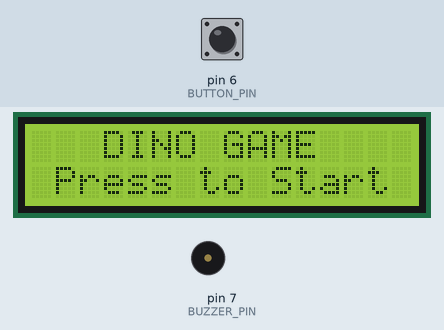
Simulated run of this sketch. Board: Arduino Uno, built with avr-gcc and run on an emulated ATmega328P. Shown: 16×2 character LCD, buzzer (waves = sounding). The inputs (shaded band) are chosen by the test bench; at power-on: pin 6 (BUTTON_PIN) HIGH.

Above: at 1.3 s.
1.4 s: pin 6 (BUTTON_PIN) pulled LOW for 0.15 s
At 2.0 s:
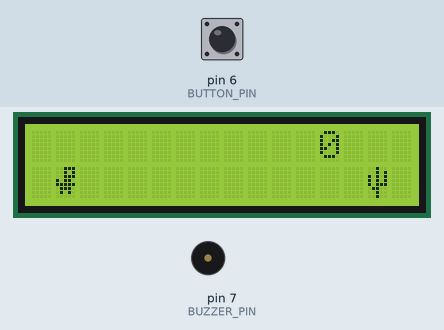
2.1 s: pin 6 (BUTTON_PIN) pulled LOW for 3.2 s
At 5.54 s:
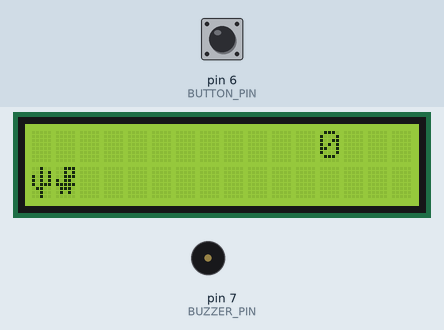
5.9 s: pin 6 (BUTTON_PIN) pulled LOW for 1 s
At 6.28 s:
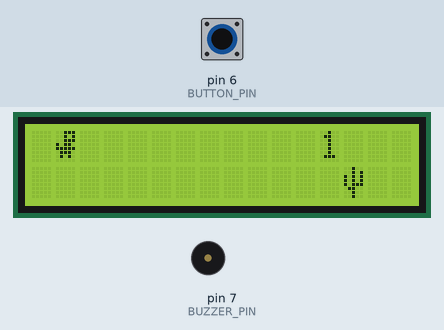
7.5 s: pin 6 (BUTTON_PIN) pulled LOW for 0.15 s
At 7.78 s:
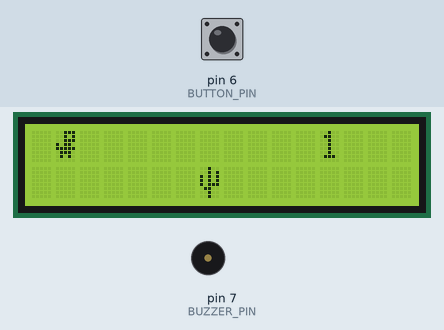
11.2 s: pin 6 (BUTTON_PIN) pulled LOW for 1 s
At 11.37 s:
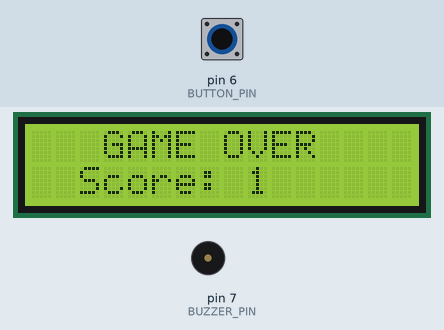
Timing chart, 0 to 13.8 s (numbered marks = the images above; inputs shaded):
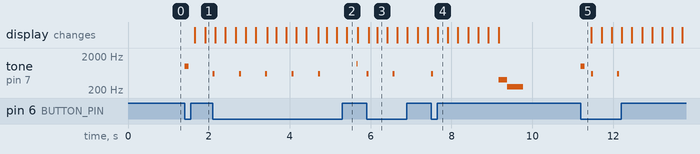

The sketch:

BLKLab_Code_Game_Khung_Long_Chay_Bo_Voi_Arduino.ino
```cpp
#include <Wire.h>
#include <LiquidCrystal_I2C.h>

// Khởi tạo LCD với địa chỉ I2C (thường là 0x27 hoặc 0x3F), kích thước 16 cột, 2 dòng
LiquidCrystal_I2C lcd(0x27, 16, 2);

// Khai báo sơ đồ chân kết nối các linh kiện ngoại vi
const int BUTTON_PIN = 6; // Chân đọc tín hiệu nút nhấn (Sử dụng Pull-up nội bộ)
const int BUZZER_PIN = 7; // Chân phát xung điều khiển còi chíp (Passive Buzzer)

// Các hằng số thiết lập thông số cho trò chơi
const int DINO_COLUMN = 1;             // Cột cố định của nhân vật Khủng long trên LCD
const unsigned long BASE_SPEED = 250;  // Thời gian chờ mặc định giữa các bước dịch vật cản (ms)

// ====================================================================
// ĐỊNH NGHĨA HÌNH ẢNH TỰ CHẾ (CUSTOM CHARACTER)
// ====================================================================
// Thiết lập ma trận 5x8 pixel để tạo hình cho nhân vật trong bộ nhớ CGRAM.
// Mã nhị phân Bxxxxxxx với bit 1 là điểm ảnh sáng, bit 0 là điểm ảnh tối.

// Tạo hình nhân vật Khủng long Dino (Đăng ký vào ô nhớ số 0)
byte dinoChar[8] = {
  B00111,
  B00101,
  B00111,
  B10110,
  B11111,
  B01110,
  B01010,
  B00000
};

// Tạo hình Cây xương rồng làm vật cản (Đăng ký vào ô nhớ số 1)
byte cactusChar[8] = {
  B00100,
  B00101,
  B10101,
  B10101,
  B10111,
  B01100,
  B00100,
  B00100
};

// ====================================================================
// QUẢN LÝ TRẠNG THÁI (STATE MACHINE) & BIẾN TOÀN CỤC
// ====================================================================

// Định nghĩa các trạng thái hoạt động chính của vòng lặp Game
enum GameState { START, PLAYING, GAME_OVER };
GameState currentState = START;

// Nhóm biến quản lý hành động Nhảy bất đồng bộ (Không gây nghẽn mạch)
bool isJumping = false;
unsigned long jumpStartTime = 0;
const unsigned long JUMP_DURATION = 650; // Tổng thời gian nhân vật ở trên không (ms)

// Nhóm biến điều khiển vận hành trò chơi
int cactusPosition = 15;        // Vị trí cột hiện tại của cây xương rồng (từ 15 về 0)
int lastCactusPos = 15;         // Lưu vị trí cột ở chu kỳ trước để thực hiện xóa bóng ma
unsigned long lastMoveTime = 0; // Mốc thời gian cập nhật vị trí xương rồng lần cuối
unsigned long currentSpeed = BASE_SPEED; // Tốc độ di chuyển hiện tại (càng nhỏ càng nhanh)
int score = 0;                  // Biến lưu trữ điểm số người chơi đạt được

// ====================================================================
// CÁC HÀM CHỨC NĂNG CƠ SỞ (DRIVER FUNCTIONS)
// ====================================================================

// Hàm phát âm thanh qua còi chíp với tần số và thời lượng xác định
void playTone(int frequency, int duration) {
  tone(BUZZER_PIN, frequency, duration);
}

void setup() {
  // Cấu hình chân nút nhấn là INPUT_PULLUP để không cần nối thêm điện trở bên ngoài
  pinMode(BUTTON_PIN, INPUT_PULLUP);
  pinMode(BUZZER_PIN, OUTPUT);

  // Khởi tạo màn hình LCD, bật đèn nền (Hàm chuẩn của LiquidCrystal_I2C)
  lcd.init();
  lcd.backlight();

  // Tải dữ liệu hình ảnh tự chế vào bộ nhớ đệm của LCD
  lcd.createChar(0, dinoChar);
  lcd.createChar(1, cactusChar);

  // Hiển thị giao diện chào mừng ban đầu
  showStartScreen();
}

void loop() {
  unsigned long currentTime = millis(); // Cập nhật thời gian hệ thống liên tục tính từ lúc bật nguồn
  bool buttonPressed = (digitalRead(BUTTON_PIN) == LOW); // Nút nhấn tích cực mức THẤP (đang được bấm)

  // Phân luồng xử lý dựa trên máy trạng thái hiện tại
  switch (currentState) {
    case START:
      if (buttonPressed) {
        playTone(1000, 100);
        delay(250); // Chống dính nút nhấn do nhiễu cơ học khi bắt đầu vào game
        resetGame();
      }
      break;

    case PLAYING:
      // 1. XỬ LÝ LOGIC NHẢY (CƠ CHẾ PHI TUẦN TỰ - NON-BLOCKING)
      if (buttonPressed && !isJumping) {
        isJumping = true;
        jumpStartTime = currentTime; // Ghi nhận thời điểm bắt đầu nhảy lên
        playTone(600, 50); // Phát tiếng píp ngắn báo hiệu nhảy
      }

      // Tự động chuyển trạng thái rơi xuống đất khi hết thời gian trên không
      if (isJumping && (currentTime - jumpStartTime >= JUMP_DURATION)) {
        isJumping = false;
      }

      // 2. XỬ LÝ TỰ ĐỘNG DỊCH CHUYỂN VẬT CẢN XƯƠNG RỒNG
      if (currentTime - lastMoveTime >= currentSpeed) {
        lastMoveTime = currentTime; // Đóng dấu thời gian chu kỳ mới
        cactusPosition--;           // Dịch xương rồng sang trái 1 cột

        // Khi cây xương rồng chạy thoát ra khỏi rìa bên trái màn hình (Cột < 0)
        if (cactusPosition < 0) {
          cactusPosition = 15;      // Đưa xương rồng quay trở lại rìa bên phải (Cột 15)
          score++;                  // Ghi nhận 1 điểm
          playTone(1200, 30);       // Phát âm thanh báo hiệu ăn điểm thành công

          // Thuật toán tăng độ khó: Cứ sau mỗi 3 điểm, giảm thời gian chờ đi 25ms (Tối đa nhanh tới 100ms)
          if (score % 3 == 0 && currentSpeed > 100) {
            currentSpeed -= 25;
          }
        }

        // 3. THUẬT TOÁN PHÁT HIỆN VA CHẠM (COLLISION DETECTION)
        // Nếu vị trí xương rồng trùng cột Khủng long VÀ Khủng long đang ở mặt đất (Không nhảy)
        if (cactusPosition == DINO_COLUMN && !isJumping) {
          currentState = GAME_OVER; // Chuyển sang trạng thái Game Over ngay lập tức
          playGameOver();
          break; // Thoát khỏi luồng xử lý của PLAYING để đóng băng màn hình game
        }

        // 4. VẼ LẠI KHUNG CẢNH TRÒ CHƠI
        renderGame();
      }
      break;

    case GAME_OVER:
      if (buttonPressed) {
        playTone(1000, 100);
        delay(250); // Chống dính nút nhấn khi bấm chơi lại lượt mới
        resetGame();
      }
      break;
  }
}

// ====================================================================
// QUẢN LÝ ĐỒ HỌA & HIỂN THỊ MÀN HÌNH
// ====================================================================

// Hàm cập nhật đồ họa sử dụng phương pháp Ghi Đè Cục Bộ (Partial Redraw)
// Giúp xử lý dứt điểm hiện tượng giật, nhấp nháy chữ do việc lạm dụng hàm lcd.clear()
void renderGame() {
  // 1. Cập nhật Điểm số: Chỉ định vị con trỏ và in đè lên vùng góc phải màn hình
  lcd.setCursor(12, 0);
  lcd.print(score);

  // 2. Kết xuất đồ họa Khủng long: Hoán đổi vị trí Dòng tùy theo trạng thái nhảy
  if (isJumping) {
    lcd.setCursor(DINO_COLUMN, 1); lcd.print(" ");      // Xóa bóng ma ở dòng dưới mặt đất
    lcd.setCursor(DINO_COLUMN, 0); lcd.write(0);         // In ký tự Khủng long (ô nhớ 0) lên dòng trên
  } else {
    lcd.setCursor(DINO_COLUMN, 0); lcd.print(" ");      // Xóa bóng ma ở dòng trên không trung
    lcd.setCursor(DINO_COLUMN, 1); lcd.write(0);         // In ký tự Khủng long (ô nhớ 0) xuống dòng dưới
  }

  // 3. Kết xuất đồ họa Xương rồng: Chỉ thực hiện khi vị trí cột thay đổi so với chu kỳ trước
  if (cactusPosition != lastCactusPos) {
    // Điều kiện xóa: Vị trí cũ hợp lệ và không đè lên vùng đồ họa an toàn của Khủng long ở dòng dưới
    if (lastCactusPos >= 0 && lastCactusPos != DINO_COLUMN) {
      lcd.setCursor(lastCactusPos, 1);
      lcd.print(" "); // Ghi đè ký tự khoảng trắng để xóa vết tích cũ
    }
    // Vẽ xương rồng tại tọa độ mới nếu nằm trong phạm vi hiển thị từ cột 0 đến 15
    if (cactusPosition >= 0) {
      lcd.setCursor(cactusPosition, 1);
      lcd.write(1); // In ký tự Xương rồng (ô nhớ 1)
    }
    // Lưu lại tọa độ hiện tại làm mốc tham chiếu xóa cho chu kỳ kế tiếp
    lastCactusPos = cactusPosition;
  }
}

// Hiển thị màn hình giao diện chờ ban đầu khi vừa khởi động hệ thống
void showStartScreen() {
  lcd.clear(); // Xóa sạch bộ đệm toàn bộ màn hình
  lcd.setCursor(3, 0);
  lcd.print("DINO GAME");
  lcd.setCursor(1, 1);
  lcd.print("Press to Start");
}

// Hiển thị màn hình báo tử khi xảy ra va chạm và phát âm thanh thua cuộc
void playGameOver() {
  lcd.clear();
  lcd.setCursor(3, 0);
  lcd.print("GAME OVER");
  lcd.setCursor(2, 1);
  lcd.print("Score: ");
  lcd.print(score);

  // Tạo hiệu ứng âm thanh thất bại (Hạ tần số từ cao xuống thấp)
  tone(BUZZER_PIN, 400, 200);
  delay(200);
  tone(BUZZER_PIN, 250, 400);
}

// Khởi động lại các tham số trò chơi về giá trị ban đầu để chuẩn bị cho lượt chơi mới
void resetGame() {
  lcd.clear();
  score = 0;
  cactusPosition = 15;
  lastCactusPos = 15;
  currentSpeed = BASE_SPEED;
  isJumping = false;
  currentState = PLAYING;  // Kích hoạt máy trạng thái sang luồng chơi game chính thức
  lastMoveTime = millis(); // Đồng bộ lại gốc thời gian chạy đa nhiệm ban đầu
}
```

Measured:
- after the input at 1.4 s, tone on pin 7 (BUZZER_PIN): silent → 1000 Hz at once, → silent 0.10 s later; the display: first changes after 0.25 s (image 1 shows a later state)
- after the input at 5.9 s, tone on pin 7 (BUZZER_PIN): alternates 600 Hz for 0.05 s and silent for 0.60 s, starting at once
- after the input at 11.2 s, tone on pin 7 (BUZZER_PIN): plays 1000 Hz for 0.10 s, 600 Hz for 0.05 s, 600 Hz for 0.05 s, starting at once
